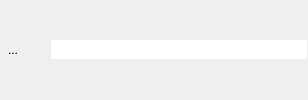
       <widget class="QFrame" name="frameTitle">
        <property name="sizePolicy">
         <sizepolicy hsizetype="Preferred" vsizetype="Fixed">
          <horstretch>0</horstretch>
          <verstretch>0</verstretch>
         </sizepolicy>
        </property>
        <property name="frameShape">
         <enum>QFrame::NoFrame</enum>
        </property>
        <property name="frameShadow">
         <enum>QFrame::Plain</enum>
        </property>
        <layout class="QGridLayout" name="gridLayout_2">
         <property name="leftMargin">
          <number>1</number>
         </property>
         <property name="topMargin">
          <number>1</number>
         </property>
         <property name="rightMargin">
          <number>1</number>
         </property>
         <property name="bottomMargin">
          <number>1</number>
         </property>
         <property name="spacing">
          <number>1</number>
         </property>
         <item row="0" column="1">
          <widget class="QToolButton" name="toolShut">
           <property name="focusPolicy">
            <enum>Qt::NoFocus</enum>
           </property>
           <property name="text">
            <string/>
           </property>
           <property name="iconSize">
            <size>
             <width>16</width>
             <height>16</height>
            </size>
           </property>
           <property name="autoRaise">
            <bool>true</bool>
           </property>
          </widget>
         </item>
         <item row="0" column="2">
          <widget class="QGraphicsView" name="graphicsView">
           <property name="maximumSize">
            <size>
             <width>16777215</width>
             <height>19</height>
            </size>
           </property>
           <property name="focusPolicy">
            <enum>Qt::ClickFocus</enum>
           </property>
           <property name="frameShape">
            <enum>QFrame::NoFrame</enum>
           </property>
           <property name="frameShadow">
            <enum>QFrame::Plain</enum>
           </property>
           <property name="lineWidth">
            <number>0</number>
           </property>
           <property name="verticalScrollBarPolicy">
            <enum>Qt::ScrollBarAlwaysOff</enum>
           </property>
           <property name="horizontalScrollBarPolicy">
            <enum>Qt::ScrollBarAlwaysOff</enum>
           </property>
          </widget>
         </item>
         <item row="0" column="0">
          <widget class="QToolButton" name="toolExit">
           <property name="cursor">
            <cursorShape>PointingHandCursor</cursorShape>
           </property>
           <property name="focusPolicy">
            <enum>Qt::NoFocus</enum>
           </property>
           <property name="toolTip">
            <string>&lt;html&gt;&lt;head/&gt;&lt;body&gt;&lt;p&gt;[ Save &amp;amp; Exit &lt;span style=&quot; vertical-align:sub;&quot;&gt;F10&lt;/span&gt; ]&lt;/p&gt;&lt;/body&gt;&lt;/html&gt;</string>
           </property>
           <property name="text">
            <string>...</string>
           </property>
           <property name="icon">
            <iconset resource="qnmui.qrc">
             <normaloff>:/res/logout-26.png</normaloff>:/res/logout-26.png</iconset>
           </property>
           <property name="iconSize">
            <size>
             <width>16</width>
             <height>16</height>
            </size>
           </property>
           <property name="shortcut">
            <string>F10</string>
           </property>
           <property name="autoRaise">
            <bool>true</bool>
           </property>
          </widget>
         </item>
        </layout>
       </widget>
